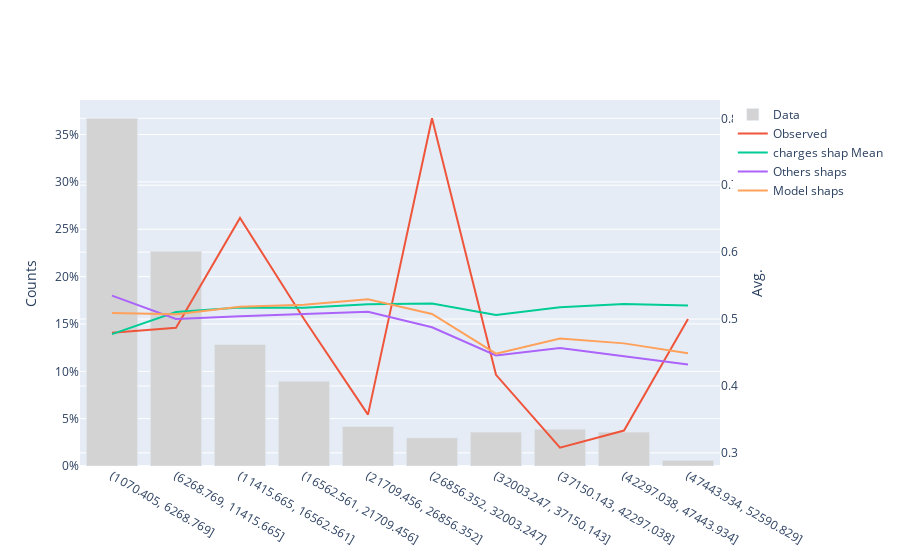

Write notebook code for a chart like this one.
### Code cell
apos_test.visualize_feature(main_feature="charges",other_features=None, nbins=10, type_bins="cut")
